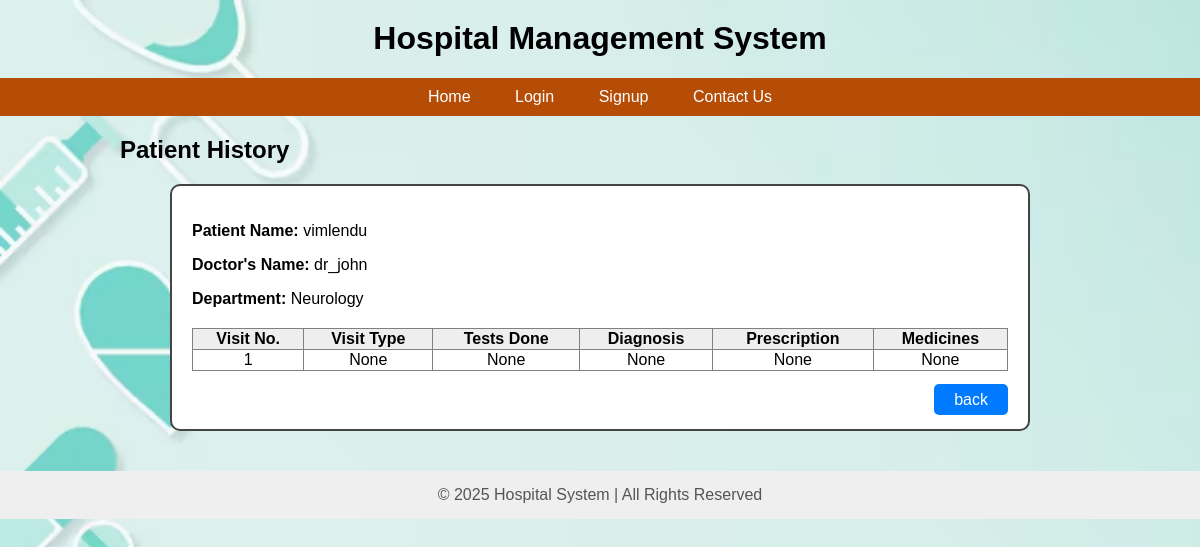
Page /patient_history/6 on the committed database.
### app.py (models this page shows)
class User(db.Model):
    __tablename__ = 'users'
    id = db.Column(db.Integer, primary_key=True)
    user_name = db.Column(db.String(80), unique=True, nullable=False)
    email = db.Column(db.String(120), unique=True, nullable=False)
    password = db.Column(db.String(200), nullable=False)
    role = db.Column(db.String(50), nullable=False)
    created_at = db.Column(db.DateTime, default=datetime.utcnow)
    experience = db.Column(db.Integer, nullable=True)
    department_id = db.Column(db.Integer, db.ForeignKey('departments.id'), nullable=True)
    department = db.relationship("Department",back_populates="doctors")

class Department(db.Model):
    __tablename__ = 'departments'
    id = db.Column(db.Integer, primary_key=True)
    name = db.Column(db.String(100), unique=True, nullable=False)
    description = db.Column(db.String(255), nullable=True)
    doctors = db.relationship("User", back_populates="department")

class Treatment(db.Model):
    __tablename__ = 'treatments'
    id = db.Column(db.Integer, primary_key=True)
    appointment_id = db.Column(db.Integer, db.ForeignKey('appointments.id'), nullable=False)
    visit_type = db.Column(db.String(100))
    tests_done = db.Column(db.String(255))
    diagnosis = db.Column(db.String(255))
    prescription = db.Column(db.String(255))
    medicines = db.Column(db.String(255))
    prescribed_at = db.Column(db.DateTime, default=datetime.utcnow)

### app.py (the view)
@app.route('/patient_history/<int:patient_id>')
def patient_history_admin(patient_id):
    patient = User.query.get_or_404(patient_id)
    latest_appt = (
        Appointment.query
        .filter_by(patient_id=patient_id)
        .order_by(Appointment.id.desc())
        .first()
    )
    doctor = None
    department = None
    if latest_appt:
        doctor = User.query.get(latest_appt.doctor_id)
        if doctor:
            department = Department.query.get(doctor.department_id)
    history = (
        Treatment.query
        .join(Appointment, Treatment.appointment_id == Appointment.id)
        .filter(Appointment.patient_id == patient_id)
        .all()
    )
    return render_template(
        "patient/history.html",
        patient=patient,
        doctor=doctor,
        department=department,
        history=history
    )

### templates/patient/history.html (shortened to what this page needs)
{% extends "root.html" %}
{% block content %}
<h2 style="margin-top:20px;">Patient History</h2>
<div style="
    padding:20px;
    background:white;
    border-radius:10px;
    border:2px solid #444;
    width:85%;
    margin:auto;
">
    <p><b>Patient Name:</b> {{ patient.user_name }}</p>
    <p><b>Doctor's Name:</b> {{ doctor.user_name }}</p>
    <p><b>Department:</b> {{ department.name }}</p>
    <table border="1" width="100%"
           style="border-collapse:collapse; margin-top:20px; text-align:center;">
        <tr style="background:#eee; font-weight:bold;">
            <th>Visit No.</th>
            <th>Visit Type</th>
            <th>Tests Done</th>
            <th>Diagnosis</th>
            <th>Prescription</th>
            <th>Medicines</th>
        </tr>
        {% for h in history %}
        <tr>
            <td>{{ loop.index }}</td>
            <td>{{ h.visit_type }}</td>
            <td>{{ h.tests_done }}</td>
            <td>{{ h.diagnosis }}</td>
            <td>{{ h.prescription }}</td>
            <td>{{ h.medicines }}</td>
        </tr>
        {% endfor %}
    </table>
    <div style="text-align:right; margin-top:20px;">
    {% if session.role == 'doctor' %}
        <a href="{{ url_for('doctor_dash') }}"
           style="padding:7px 20px; background:#007bff; color:white; text-decoration:none; border-radius:5px;">
            back
        </a>
    {% elif session.role == 'admin' %}
        <a href="{{ url_for('admin_dash') }}"
           style="padding:7px 20px; background:#007bff; color:white; text-decoration:none; border-radius:5px;">
            back
        </a>
    {% else %}
        <a href="{{ url_for('patient_dash') }}"
           style="padding:7px 20px; background:#007bff; color:white; text-decoration:none; border-radius:5px;">
            back
        </a>
    {% endif %}
</div>
</div>
{% endblock %}

### templates/root.html (style rules this page uses)
body { font-family: Arial; margin: 0; padding: 0; background-image: url('/static/images/back_ground image1.jpg'); background-size: cover; background-repeat: no-repeat; background-attachment: fixed; }

### rows in the picture
User: user_name "vimlendu"
User: user_name "dr_john"
Department: name "Neurology"
Treatment: visit_type "None", tests_done "None", diagnosis "None", prescription "None", medicines "None"
